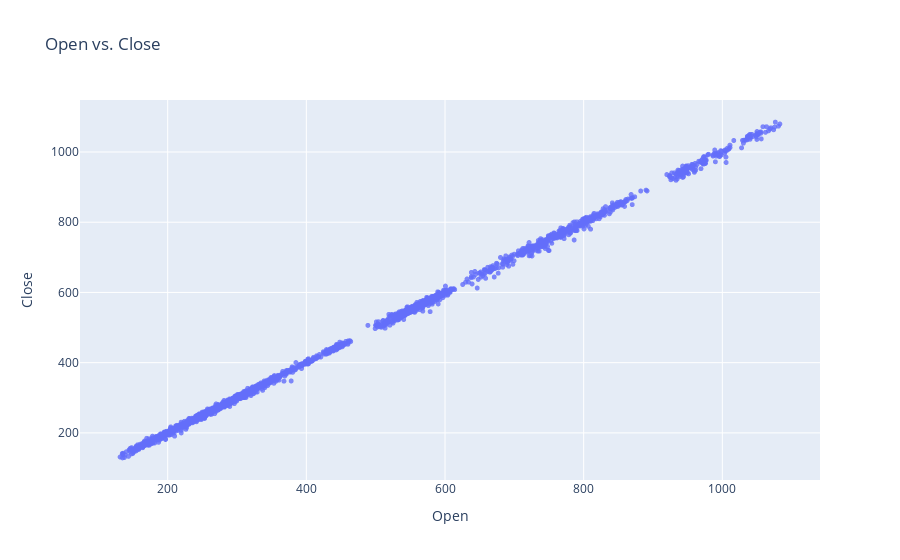

The notebook cell saved with this chart:
### Code cell
fig = px.scatter(goog_in, 
                 x='Open', 
                 y='Close', 
                 
                 opacity=0.8, 
                  
                 title='Open vs. Close')
fig.update_traces(marker_size=5)
fig.show()

### Figure 1 — Plotly figure (JSON) as saved in the notebook; plotly's stock layout.template omitted (floating-point values rounded to 4 significant figures; data arrays with more than 128 entries replaced by an {"elided": "..."} marker saying what was removed)
{"data": [{"hovertemplate": "Open=%{x}<br>Close=%{y}<extra></extra>", "legendgroup": "", "marker": {"color": "#636efa", "opacity": 0.8, "size": 5, "symbol": "circle"}, "mode": "markers", "name": "", "showlegend": false, "type": "scattergl", "x": {"elided": "3019 float values"}, "xaxis": "x", "y": {"elided": "3019 float values"}, "yaxis": "y"}], "layout": {"legend": {"tracegroupgap": 0}, "title": {"text": "Open vs. Close"}, "xaxis": {"anchor": "y", "domain": [0, 1], "title": {"text": "Open"}}, "yaxis": {"anchor": "x", "domain": [0, 1], "title": {"text": "Close"}}}}
